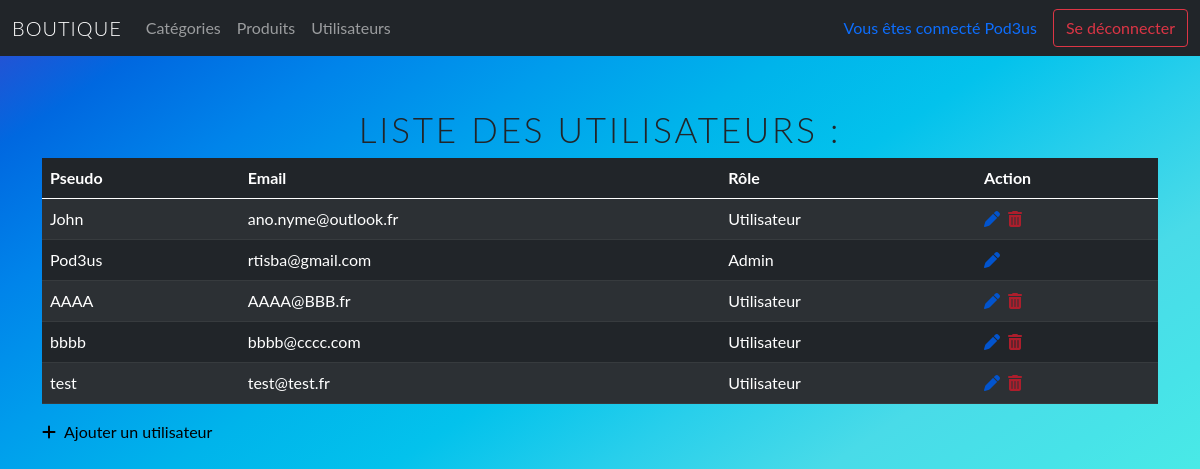
The app's page /index.php?page=liste_utilisateurs (signed in) with its own data.
### tables this page shows
CREATE TABLE IF NOT EXISTS `utilisateurs` (
  `id` int(11) NOT NULL AUTO_INCREMENT,
  `pseudo` varchar(255) NOT NULL,
  `email` varchar(255) NOT NULL,
  `mdp` varchar(255) NOT NULL,
  `role` int(11) NOT NULL DEFAULT '1',
  PRIMARY KEY (`id`),
  KEY `role` (`role`)
);

### controllers/UtilisateurController.php (called while the page is built, shortened)
<?php
class UtilisateurController extends UtilisateurManager
{
    public function ctrlGetUtilisateurs()
    {
        if ($this->isAdmin()) {
            $utilisateurs = $this->getUtilisateurs();
            require 'views/utilisateurs/index.php';
            $page = ob_get_clean();
            return $page;
        }
    }
}

### services/Bdd.php (called while the page is built, shortened)
<?php
class BDD
{
    private $host = "localhost";
    private $db_name = "boutique_mvc";
    private $username = "root";
    private $password = "";
    protected function getBdd()
    {
        try {
            return new PDO(
                "mysql:host=" . $this->host . ";dbname=" . $this->db_name . ";charset=UTF8",
                $this->username,
                $this->password,
                array(PDO::ATTR_ERRMODE => PDO::ERRMODE_EXCEPTION)
            );
        } catch (Exception $e) {
            die($e->getMessage());
        }
    }
}

### models/UtilisateurManager.php (called while the page is built, shortened)
<?php
class UtilisateurManager extends BDD
{
    public function getUtilisateurs()
    {
        $sql = "SELECT * FROM utilisateurs";
        $select = $this->getBdd()->prepare($sql);
        $select->execute();
        return $select->fetchAll();
    }
}

### views/utilisateurs/index.php (the view)
<h1 class="tLato t35">Liste des utilisateurs : </h1>
<table class="table table-dark table-striped">
    <thead>
        <tr>
            <th scope="col-1">Pseudo</th>
            <th scope="col-10">Email</th>
            <th scope="col-4">Rôle</th>
            <?php if ($_SESSION['idRole'] == '2') { ?>
                <th scope="col">Action</th>
            <?php } ?>
        </tr>
    </thead>
    <tbody>
        <?php
        if (!empty($utilisateurs)) {
            foreach ($utilisateurs as $utilisateur) {
        ?>
                <tr>
                    <td><?= $utilisateur['pseudo']; ?></td>
                    <td><?= $utilisateur['email']; ?></td>
                    <td><?= $utilisateur['role'] == 1 ? 'Utilisateur' : 'Admin'; ?></td>
                    <?php if ($_SESSION['idRole'] == '2') { ?>
                        <td>
                            <a class="me-1" href="index.php?page=update_utilisateur&uti=<?= $utilisateur['id']; ?>"><i class="fa fa-solid fa-pen updateIcon" aria-hidden="true"></i></a>
                            <?php
                            if ($utilisateur['id'] != $_SESSION['idUtilisateur']) {
                            ?>
                                <a href="index.php?page=delete_utilisateur&uti=<?= $utilisateur['id']; ?>"><i class="fa fa-solid fa-trash deleteIcon" aria-hidden="true" onclick="return confirm('Êtes-vous sûr de vouloir supprimer cet utilisateur ?')"></i></a>
                            <?php
                            }
                            ?>
                        </td>
                    <?php } ?>
                </tr>
        <?php
            }
        } else {
            echo '<div class="alert alert-danger mt-3">Il n\'y a aucun utilisateur</div>';
        }
        ?>
    </tbody>
</table>
<a href="index.php?page=ajout_utilisateur" class="noir"><i class="fa fa-solid fa-plus me-2"></i>Ajouter un utilisateur</a>

### design/style.css (style rules this page uses)
* { margin: 0; padding: 0; box-sizing: border-box; text-decoration: none; }
body { height: 100vh; min-height: 100%; padding-top: 3.5rem; margin: 0; padding: 0; font-family: "Lato", sans-serif; font-size: 1rem; font-weight: 400; line-height: 1.5; text-align: left; overflow-x: hidden; background-attachment: fixed; background-image: linear-gradient( to right bottom, #3747ce, #0068e0, #0084ea, #009dec, #00b4eb, #03c2ec, #29cfeb, #49dbe8, #47e3e8, #4aece6, #52f3e2, #5ffbdd ); background-size: 100%; caret-color: transparent; }
a { text-decoration: none; }
.tLato { font-family: "Lato", sans-serif; text-transform: uppercase; text-align: center; font-weight: 300; }
.t35 { font-size: 35px; letter-spacing: 0.08em; }
.noir { color: #000000; font-family: "Lato", sans-serif; }
.updateIcon { color: rgb(2, 84, 206) }
.deleteIcon { color: rgb(173, 30, 44); }

### records on screen
utilisateurs: pseudo "John", email "ano.nyme@outlook.fr", shows "Utilisateur"
utilisateurs: pseudo "Pod3us", email "rtisba@gmail.com", shows "Admin"
utilisateurs: pseudo "AAAA", email "AAAA@BBB.fr", shows "Utilisateur"
utilisateurs: pseudo "bbbb", email "bbbb@cccc.com", shows "Utilisateur"
utilisateurs: pseudo "test", email "test@test.fr", shows "Utilisateur"

### other values on screen
$_SESSION["pseudo"] "Pod3us"
